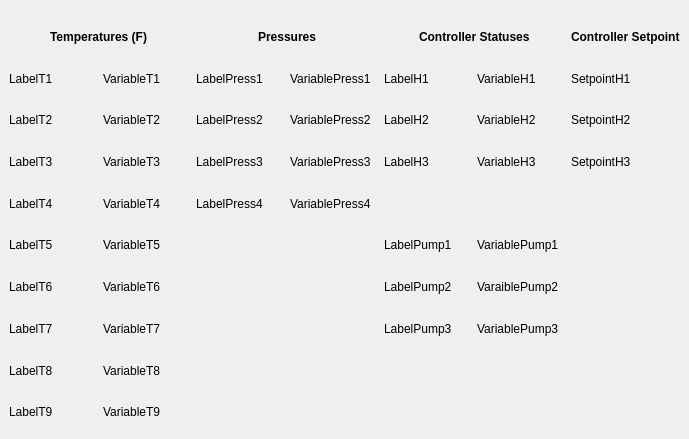
    <widget class="QWidget" name="TabStatus">
     <attribute name="title">
      <string>Status</string>
     </attribute>
     <widget class="QWidget" name="gridLayoutWidget">
      <property name="geometry">
       <rect>
        <x>9</x>
        <y>19</y>
        <width>671</width>
        <height>411</height>
       </rect>
      </property>
      <layout class="QGridLayout" name="gridLayout">
       <item row="2" column="2">
        <widget class="QLabel" name="VariableT2">
         <property name="text">
          <string>VariableT2</string>
         </property>
        </widget>
       </item>
       <item row="2" column="1">
        <widget class="QLabel" name="LabelT2">
         <property name="text">
          <string>LabelT2</string>
         </property>
        </widget>
       </item>
       <item row="1" column="5">
        <widget class="QLabel" name="LabelH1">
         <property name="text">
          <string>LabelH1</string>
         </property>
        </widget>
       </item>
       <item row="1" column="4">
        <widget class="QLabel" name="VariablePress1">
         <property name="text">
          <string>VariablePress1</string>
         </property>
        </widget>
       </item>
       <item row="4" column="3">
        <widget class="QLabel" name="LabelPress4">
         <property name="text">
          <string>LabelPress4</string>
         </property>
        </widget>
       </item>
       <item row="5" column="5">
        <widget class="QLabel" name="LabelPump1">
         <property name="text">
          <string>LabelPump1</string>
         </property>
        </widget>
       </item>
       <item row="8" column="2">
        <widget class="QLabel" name="VariableT8">
         <property name="text">
          <string>VariableT8</string>
         </property>
        </widget>
       </item>
       <item row="6" column="1">
        <widget class="QLabel" name="LabelT6">
         <property name="text">
          <string>LabelT6</string>
         </property>
        </widget>
       </item>
       <item row="3" column="1">
        <widget class="QLabel" name="LabelT3">
         <property name="text">
          <string>LabelT3</string>
         </property>
        </widget>
       </item>
       <item row="2" column="5">
        <widget class="QLabel" name="LabelH2">
         <property name="text">
          <string>LabelH2</string>
         </property>
        </widget>
       </item>
       <item row="7" column="1">
        <widget class="QLabel" name="LabelT7">
         <property name="text">
          <string>LabelT7</string>
         </property>
        </widget>
       </item>
       <item row="8" column="1">
        <widget class="QLabel" name="LabelT8">
         <property name="text">
          <string>LabelT8</string>
         </property>
        </widget>
       </item>
       <item row="1" column="2">
        <widget class="QLabel" name="VariableT1">
         <property name="text">
          <string>VariableT1</string>
         </property>
        </widget>
       </item>
       <item row="1" column="1">
        <widget class="QLabel" name="LabelT1">
         <property name="autoFillBackground">
          <bool>true</bool>
         </property>
         <property name="text">
          <string>LabelT1</string>
         </property>
        </widget>
       </item>
       <item row="0" column="1" colspan="2" alignment="Qt::AlignHCenter">
        <widget class="QLabel" name="HeaderTemperature">
         <property name="font">
          <font>
           <weight>75</weight>
           <bold>true</bold>
          </font>
         </property>
         <property name="lineWidth">
          <number>1</number>
         </property>
         <property name="text">
          <string>Temperatures (F)</string>
         </property>
        </widget>
       </item>
       <item row="7" column="5">
        <widget class="QLabel" name="LabelPump3">
         <property name="text">
          <string>LabelPump3</string>
         </property>
        </widget>
       </item>
       <item row="3" column="3">
        <widget class="QLabel" name="LabelPress3">
         <property name="text">
          <string>LabelPress3</string>
         </property>
        </widget>
       </item>
       <item row="2" column="4">
        <widget class="QLabel" name="VariablePress2">
         <property name="text">
          <string>VariablePress2</string>
         </property>
        </widget>
       </item>
       <item row="6" column="2">
        <widget class="QLabel" name="VariableT6">
         <property name="text">
          <string>VariableT6</string>
         </property>
        </widget>
       </item>
       <item row="3" column="5">
        <widget class="QLabel" name="LabelH3">
         <property name="text">
          <string>LabelH3</string>
         </property>
        </widget>
       </item>
       <item row="1" column="3">
        <widget class="QLabel" name="LabelPress1">
         <property name="text">
          <string>LabelPress1</string>
         </property>
        </widget>
       </item>
       <item row="3" column="2">
        <widget class="QLabel" name="VariableT3">
         <property name="text">
          <string>VariableT3</string>
         </property>
        </widget>
       </item>
       <item row="2" column="3">
        <widget class="QLabel" name="LabelPress2">
         <property name="text">
          <string>LabelPress2</string>
         </property>
        </widget>
       </item>
       <item row="4" column="4">
        <widget class="QLabel" name="VariablePress4">
         <property name="text">
          <string>VariablePress4</string>
         </property>
        </widget>
       </item>
       <item row="0" column="3" colspan="2" alignment="Qt::AlignHCenter">
        <widget class="QLabel" name="HeaderPressure">
         <property name="font">
          <font>
           <weight>75</weight>
           <bold>true</bold>
          </font>
         </property>
         <property name="lineWidth">
          <number>1</number>
         </property>
         <property name="text">
          <string>Pressures</string>
         </property>
        </widget>
       </item>
       <item row="9" column="1">
        <widget class="QLabel" name="LabelT9">
         <property name="text">
          <string>LabelT9</string>
         </property>
        </widget>
       </item>
       <item row="6" column="5">
        <widget class="QLabel" name="LabelPump2">
         <property name="text">
          <string>LabelPump2</string>
         </property>
        </widget>
       </item>
       <item row="7" column="2">
        <widget class="QLabel" name="VariableT7">
         <property name="text">
          <string>VariableT7</string>
         </property>
        </widget>
       </item>
       <item row="4" column="2">
        <widget class="QLabel" name="VariableT4">
         <property name="text">
          <string>VariableT4</string>
         </property>
        </widget>
       </item>
       <item row="3" column="6">
        <widget class="QLabel" name="VariableH3">
         <property name="text">
          <string>VariableH3</string>
         </property>
        </widget>
       </item>
       <item row="6" column="6">
        <widget class="QLabel" name="VariablePump2">
         <property name="text">
          <string>VaraiblePump2</string>
         </property>
        </widget>
       </item>
       <item row="2" column="6">
        <widget class="QLabel" name="VariableH2">
         <property name="text">
          <string>VariableH2</string>
         </property>
        </widget>
       </item>
       <item row="3" column="4">
        <widget class="QLabel" name="VariablePress3">
         <property name="text">
          <string>VariablePress3</string>
         </property>
        </widget>
       </item>
       <item row="5" column="2">
        <widget class="QLabel" name="VariableT5">
         <property name="text">
          <string>VariableT5</string>
         </property>
        </widget>
       </item>
       <item row="1" column="6">
        <widget class="QLabel" name="VariableH1">
         <property name="text">
          <string>VariableH1</string>
         </property>
        </widget>
       </item>
       <item row="4" column="1">
        <widget class="QLabel" name="LabelT4">
         <property name="text">
          <string>LabelT4</string>
         </property>
        </widget>
       </item>
       <item row="7" column="6">
        <widget class="QLabel" name="VariablePump3">
         <property name="text">
          <string>VariablePump3</string>
         </property>
        </widget>
       </item>
       <item row="5" column="1">
        <widget class="QLabel" name="LabelT5">
         <property name="text">
          <string>LabelT5</string>
         </property>
        </widget>
       </item>
       <item row="5" column="6">
        <widget class="QLabel" name="VariablePump1">
         <property name="text">
          <string>VariablePump1</string>
         </property>
        </widget>
       </item>
       <item row="0" column="5" colspan="2" alignment="Qt::AlignHCenter">
        <widget class="QLabel" name="HeaderController">
         <property name="font">
          <font>
           <weight>75</weight>
           <bold>true</bold>
          </font>
         </property>
         <property name="text">
          <string>Controller Statuses</string>
         </property>
        </widget>
       </item>
       <item row="9" column="2">
        <widget class="QLabel" name="VariableT9">
         <property name="text">
          <string>VariableT9</string>
         </property>
        </widget>
       </item>
       <item row="1" column="7">
        <widget class="QLabel" name="VariableH1SetPoint">
         <property name="text">
          <string>SetpointH1</string>
         </property>
        </widget>
       </item>
       <item row="2" column="7">
        <widget class="QLabel" name="VariableH2SetPoint">
         <property name="text">
          <string>SetpointH2</string>
         </property>
        </widget>
       </item>
       <item row="0" column="7">
        <widget class="QLabel" name="HeaderController_2">
         <property name="font">
          <font>
           <weight>75</weight>
           <bold>true</bold>
          </font>
         </property>
         <property name="text">
          <string>Controller Setpoint</string>
         </property>
        </widget>
       </item>
       <item row="3" column="7">
        <widget class="QLabel" name="VariableH3SetPoint">
         <property name="text">
          <string>SetpointH3</string>
         </property>
        </widget>
       </item>
      </layout>
     </widget>
    </widget>
